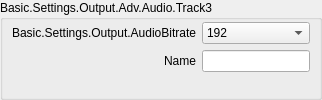
                            <widget class="QGroupBox" name="groupBox_3">
                             <property name="sizePolicy">
                              <sizepolicy hsizetype="Preferred" vsizetype="Preferred">
                               <horstretch>0</horstretch>
                               <verstretch>0</verstretch>
                              </sizepolicy>
                             </property>
                             <property name="title">
                              <string>Basic.Settings.Output.Adv.Audio.Track3</string>
                             </property>
                             <layout class="QFormLayout" name="formLayout_12">
                              <property name="fieldGrowthPolicy">
                               <enum>QFormLayout::AllNonFixedFieldsGrow</enum>
                              </property>
                              <property name="labelAlignment">
                               <set>Qt::AlignRight|Qt::AlignTrailing|Qt::AlignVCenter</set>
                              </property>
                              <property name="leftMargin">
                               <number>9</number>
                              </property>
                              <property name="topMargin">
                               <number>2</number>
                              </property>
                              <property name="rightMargin">
                               <number>9</number>
                              </property>
                              <property name="bottomMargin">
                               <number>9</number>
                              </property>
                              <item row="0" column="0">
                               <widget class="QLabel" name="advOutTrack3BitrateLabel">
                                <property name="minimumSize">
                                 <size>
                                  <width>170</width>
                                  <height>0</height>
                                 </size>
                                </property>
                                <property name="text">
                                 <string>Basic.Settings.Output.AudioBitrate</string>
                                </property>
                                <property name="alignment">
                                 <set>Qt::AlignRight|Qt::AlignTrailing|Qt::AlignVCenter</set>
                                </property>
                                <property name="buddy">
                                 <cstring>advOutTrack3Bitrate</cstring>
                                </property>
                               </widget>
                              </item>
                              <item row="0" column="1">
                               <widget class="QComboBox" name="advOutTrack3Bitrate">
                                <property name="sizePolicy">
                                 <sizepolicy hsizetype="Preferred" vsizetype="Preferred">
                                  <horstretch>0</horstretch>
                                  <verstretch>0</verstretch>
                                 </sizepolicy>
                                </property>
                                <property name="currentIndex">
                                 <number>8</number>
                                </property>
                                <item>
                                 <property name="text">
                                  <string>32</string>
                                 </property>
                                </item>
                                <item>
                                 <property name="text">
                                  <string>48</string>
                                 </property>
                                </item>
                                <item>
                                 <property name="text">
                                  <string>64</string>
                                 </property>
                                </item>
                                <item>
                                 <property name="text">
                                  <string>80</string>
                                 </property>
                                </item>
                                <item>
                                 <property name="text">
                                  <string>96</string>
                                 </property>
                                </item>
                                <item>
                                 <property name="text">
                                  <string>112</string>
                                 </property>
                                </item>
                                <item>
                                 <property name="text">
                                  <string>128</string>
                                 </property>
                                </item>
                                <item>
                                 <property name="text">
                                  <string>160</string>
                                 </property>
                                </item>
                                <item>
                                 <property name="text">
                                  <string>192</string>
                                 </property>
                                </item>
                                <item>
                                 <property name="text">
                                  <string>256</string>
                                 </property>
                                </item>
                                <item>
                                 <property name="text">
                                  <string>320</string>
                                 </property>
                                </item>
                               </widget>
                              </item>
                              <item row="1" column="0">
                               <widget class="QLabel" name="label_52">
                                <property name="text">
                                 <string>Name</string>
                                </property>
                                <property name="buddy">
                                 <cstring>advOutTrack3Name</cstring>
                                </property>
                               </widget>
                              </item>
                              <item row="1" column="1">
                               <widget class="QLineEdit" name="advOutTrack3Name">
                                <property name="sizePolicy">
                                 <sizepolicy hsizetype="Expanding" vsizetype="Preferred">
                                  <horstretch>0</horstretch>
                                  <verstretch>0</verstretch>
                                 </sizepolicy>
                                </property>
                               </widget>
                              </item>
                             </layout>
                            </widget>
